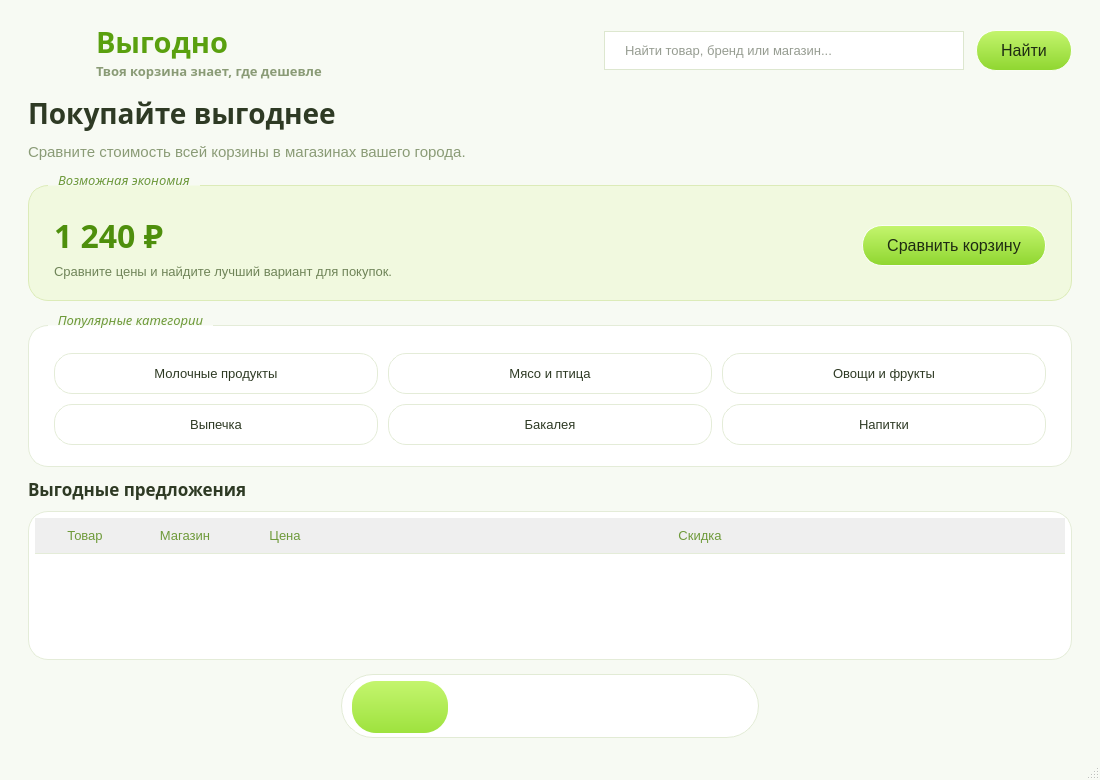
<?xml version="1.0" encoding="UTF-8"?>
<ui version="4.0">
 <class>PriceCompareWindow</class>
 <widget class="QMainWindow" name="PriceCompareWindow">
  <property name="geometry">
   <rect>
    <x>0</x>
    <y>0</y>
    <width>1100</width>
    <height>780</height>
   </rect>
  </property>
  <property name="font">
   <font>
    <family>Nunito,Varela Round,Segoe UI,Corbel,Helvetica Neue,Noto Sans,sans-serif</family>
   </font>
  </property>
  <property name="windowTitle">
   <string>Выгодно — сравнение цен</string>
  </property>
  <property name="windowIcon">
   <iconset>
    <normaloff>icons/logo.png</normaloff>icons/logo.png</iconset>
  </property>
  <property name="styleSheet">
   <string notr="true">
* { font-family: &quot;Nunito&quot;, &quot;Varela Round&quot;, &quot;Segoe UI&quot;, &quot;Corbel&quot;, &quot;Helvetica Neue&quot;, &quot;Noto Sans&quot;, sans-serif; color: #2E3A24; }

QMainWindow, QWidget#centralwidget { background: #F7FAF3; }
QLabel { background: transparent; }

/* ---------- Шапка ---------- */
QLabel#brand      { font-size: 22pt; color: #5AA00F; }
QLabel#brandHint  { font-size: 10pt; color: #8A9B76; }

QLineEdit {
    background: #FFFFFF;
    border: 1px solid #DDE7CF;
    border-radius: 20px;
    padding: 10px 18px;
    font-size: 10pt;
    selection-background-color: #CDEE94;
    placeholder-text-color: #A3B38E;
}
QLineEdit:focus { border: 1px solid #8FD630; }

/* ---------- Салатовые кнопки ---------- */
QPushButton#btnSearch, QPushButton#homeCompareButton {
    background: qlineargradient(x1:0, y1:0, x2:0, y2:1, stop:0 #C4F56E, stop:1 #8FD630);
    border: 1px solid rgba(255, 255, 255, 230);
    border-radius: 20px;
    padding: 10px 24px;
    font-size: 12pt;
    color: #1E2B12;
}
QPushButton#btnSearch:hover, QPushButton#homeCompareButton:hover {
    background: qlineargradient(x1:0, y1:0, x2:0, y2:1, stop:0 #D3FA8C, stop:1 #A0E448);
}
QPushButton#btnSearch:pressed, QPushButton#homeCompareButton:pressed {
    background: #84C72A;
}

/* ---------- Карточки ---------- */
QGroupBox {
    background: #FFFFFF;
    border: 1px solid #E4ECD8;
    border-radius: 20px;
    margin-top: 14px;
    padding: 18px 16px 12px 16px;
    font-size: 10pt;
}
QGroupBox::title {
    subcontrol-origin: margin;
    subcontrol-position: top left;
    left: 20px;
    padding: 0 8px;
    color: #6E9A3A;
}
QGroupBox#savingCard { background: #F1F9DF; border: 1px solid #DCEBB8; }
QLabel#homeTitle    { font-size: 21pt; }
QLabel#homeSubtitle { font-size: 11pt; color: #8A9B76; }
QLabel#savingValue  { font-size: 24pt; color: #4E8F0C; }
QLabel#savingHint   { font-size: 10pt; color: #6F8458; }
QLabel#offersTitle  { font-size: 13pt; }

/* ---------- Категории ---------- */
QPushButton#catDairy, QPushButton#catMeat, QPushButton#catFruit,
QPushButton#catBakery, QPushButton#catGrocery, QPushButton#catDrinks {
    background: #FFFFFF;
    border: 1px solid #E4ECD8;
    border-radius: 18px;
    padding: 12px 10px;
    font-size: 10pt;
}
QPushButton#catDairy:hover, QPushButton#catMeat:hover, QPushButton#catFruit:hover,
QPushButton#catBakery:hover, QPushButton#catGrocery:hover, QPushButton#catDrinks:hover {
    background: #F1F9DF;
    border: 1px solid #B9E060;
}

/* ---------- Таблица ---------- */
QTableWidget {
    background: #FFFFFF;
    border: 1px solid #E4ECD8;
    border-radius: 20px;
    gridline-color: transparent;
    font-size: 10pt;
    padding: 6px;
}
QTableWidget::item { padding: 6px 10px; border-bottom: 1px solid #EEF3E6; }
QTableWidget::item:selected { background: #E6F6C3; color: #2E3A24; }
QHeaderView::section {
    background: transparent;
    border: none;
    border-bottom: 1px solid #E4ECD8;
    padding: 8px 10px;
    color: #6E9A3A;
    font-size: 10pt;
}

/* ---------- Нижняя навигация ---------- */
QToolTip { background: #F4FCE6; color: #1E2B12; border: 1px solid #A5E04A; border-radius: 8px; padding: 4px 8px; }

/* ---------- Плавающая стеклянная навигация (как в Telegram) ---------- */
QFrame#navBar {
    background: #FFFFFF;
    border: 1px solid #E2EBD5;
    border-radius: 32px;
}
QPushButton#btnHome, QPushButton#btnCatalog, QPushButton#btnCart, QPushButton#btnMap {
    background: transparent;
    border: none;
    border-radius: 24px;
    padding: 8px 26px;
    min-width: 44px;
    min-height: 36px;
}
QPushButton#btnHome:hover, QPushButton#btnCatalog:hover,
QPushButton#btnCart:hover, QPushButton#btnMap:hover {
    background: rgba(190, 242, 106, 110);
}
QPushButton#btnHome:checked, QPushButton#btnCatalog:checked,
QPushButton#btnCart:checked, QPushButton#btnMap:checked {
    background: qlineargradient(x1:0, y1:0, x2:0, y2:1, stop:0 #C4F56E, stop:1 #9EE23E);
    color: #1E2B12;
}
   </string>
  </property>
  <widget class="QWidget" name="centralwidget">
   <layout class="QVBoxLayout" name="mainLayout">
    <property name="spacing">
     <number>14</number>
    </property>
    <property name="leftMargin">
     <number>28</number>
    </property>
    <property name="topMargin">
     <number>22</number>
    </property>
    <property name="rightMargin">
     <number>28</number>
    </property>
    <property name="bottomMargin">
     <number>20</number>
    </property>
    <item>
     <layout class="QHBoxLayout" name="topBar">
      <property name="spacing">
       <number>12</number>
      </property>
      <item>
       <widget class="QLabel" name="logo">
        <property name="minimumSize">
         <size>
          <width>56</width>
          <height>56</height>
         </size>
        </property>
        <property name="maximumSize">
         <size>
          <width>56</width>
          <height>56</height>
         </size>
        </property>
        <property name="pixmap">
         <pixmap>icons/logo.png</pixmap>
        </property>
        <property name="scaledContents">
         <bool>true</bool>
        </property>
       </widget>
      </item>
      <item>
       <layout class="QVBoxLayout" name="brandLayout">
        <property name="spacing">
         <number>0</number>
        </property>
        <item>
         <widget class="QLabel" name="brand">
          <property name="font">
           <font>
            <family>Nunito,Varela Round,Segoe UI,Corbel,Helvetica Neue,Noto Sans,sans-serif</family>
            <pointsize>22</pointsize>
            <weight>75</weight>
            <bold>true</bold>
           </font>
          </property>
          <property name="text">
           <string>Выгодно</string>
          </property>
         </widget>
        </item>
        <item>
         <widget class="QLabel" name="brandHint">
          <property name="font">
           <font>
            <family>Nunito,Varela Round,Segoe UI,Corbel,Helvetica Neue,Noto Sans,sans-serif</family>
            <pointsize>10</pointsize>
            <weight>75</weight>
            <bold>true</bold>
           </font>
          </property>
          <property name="text">
           <string>Твоя корзина знает, где дешевле</string>
          </property>
         </widget>
        </item>
       </layout>
      </item>
      <item>
       <spacer name="topSpacer">
        <property name="orientation">
         <enum>Qt::Horizontal</enum>
        </property>
        <property name="sizeHint" stdset="0">
         <size>
          <width>40</width>
          <height>20</height>
         </size>
        </property>
       </spacer>
      </item>
      <item>
       <widget class="QLineEdit" name="globalSearch">
        <property name="minimumSize">
         <size>
          <width>360</width>
          <height>0</height>
         </size>
        </property>
        <property name="placeholderText">
         <string>Найти товар, бренд или магазин...</string>
        </property>
       </widget>
      </item>
      <item>
       <widget class="QPushButton" name="btnSearch">
        <property name="text">
         <string>Найти</string>
        </property>
       </widget>
      </item>
     </layout>
    </item>
    <item>
     <layout class="QVBoxLayout" name="homeLayout">
      <property name="spacing">
       <number>10</number>
      </property>
      <property name="leftMargin">
       <number>0</number>
      </property>
      <property name="topMargin">
       <number>0</number>
      </property>
      <property name="rightMargin">
       <number>0</number>
      </property>
      <property name="bottomMargin">
       <number>0</number>
      </property>
      <item>
       <widget class="QLabel" name="homeTitle">
        <property name="font">
         <font>
          <family>Nunito,Varela Round,Segoe UI,Corbel,Helvetica Neue,Noto Sans,sans-serif</family>
          <pointsize>21</pointsize>
          <weight>75</weight>
          <bold>true</bold>
         </font>
        </property>
        <property name="text">
         <string>Покупайте выгоднее</string>
        </property>
       </widget>
      </item>
      <item>
       <widget class="QLabel" name="homeSubtitle">
        <property name="text">
         <string>Сравните стоимость всей корзины в магазинах вашего города.</string>
        </property>
       </widget>
      </item>
      <item>
       <widget class="QGroupBox" name="savingCard">
        <property name="font">
         <font>
          <family>Nunito,Varela Round,Segoe UI,Corbel,Helvetica Neue,Noto Sans,sans-serif</family>
          <pointsize>10</pointsize>
          <italic>true</italic>
         </font>
        </property>
        <property name="title">
         <string>Возможная экономия</string>
        </property>
        <layout class="QHBoxLayout" name="savingLayout">
         <item>
          <layout class="QVBoxLayout" name="savingTextLayout">
           <item>
            <widget class="QLabel" name="savingValue">
             <property name="font">
              <font>
               <family>Nunito,Varela Round,Segoe UI,Corbel,Helvetica Neue,Noto Sans,sans-serif</family>
               <pointsize>24</pointsize>
               <weight>75</weight>
               <bold>true</bold>
              </font>
             </property>
             <property name="text">
              <string>1 240 ₽</string>
             </property>
            </widget>
           </item>
           <item>
            <widget class="QLabel" name="savingHint">
             <property name="text">
              <string>Сравните цены и найдите лучший вариант для покупок.</string>
             </property>
            </widget>
           </item>
          </layout>
         </item>
         <item>
          <spacer name="savingSpacer">
           <property name="orientation">
            <enum>Qt::Horizontal</enum>
           </property>
           <property name="sizeHint" stdset="0">
            <size>
             <width>40</width>
             <height>20</height>
            </size>
           </property>
          </spacer>
         </item>
         <item>
          <widget class="QPushButton" name="homeCompareButton">
           <property name="text">
            <string>Сравнить корзину</string>
           </property>
          </widget>
         </item>
        </layout>
       </widget>
      </item>
      <item>
       <widget class="QGroupBox" name="categoriesBox">
        <property name="font">
         <font>
          <family>Nunito,Varela Round,Segoe UI,Corbel,Helvetica Neue,Noto Sans,sans-serif</family>
          <pointsize>10</pointsize>
          <italic>true</italic>
         </font>
        </property>
        <property name="title">
         <string>Популярные категории</string>
        </property>
        <layout class="QGridLayout" name="categoriesGrid">
         <property name="spacing">
          <number>10</number>
         </property>
         <item row="0" column="0">
          <widget class="QPushButton" name="catDairy">
           <property name="text">
            <string>Молочные продукты</string>
           </property>
          </widget>
         </item>
         <item row="0" column="1">
          <widget class="QPushButton" name="catMeat">
           <property name="text">
            <string>Мясо и птица</string>
           </property>
          </widget>
         </item>
         <item row="0" column="2">
          <widget class="QPushButton" name="catFruit">
           <property name="text">
            <string>Овощи и фрукты</string>
           </property>
          </widget>
         </item>
         <item row="1" column="0">
          <widget class="QPushButton" name="catBakery">
           <property name="text">
            <string>Выпечка</string>
           </property>
          </widget>
         </item>
         <item row="1" column="1">
          <widget class="QPushButton" name="catGrocery">
           <property name="text">
            <string>Бакалея</string>
           </property>
          </widget>
         </item>
         <item row="1" column="2">
          <widget class="QPushButton" name="catDrinks">
           <property name="text">
            <string>Напитки</string>
           </property>
          </widget>
         </item>
        </layout>
       </widget>
      </item>
      <item>
       <widget class="QLabel" name="offersTitle">
        <property name="font">
         <font>
          <family>Nunito,Varela Round,Segoe UI,Corbel,Helvetica Neue,Noto Sans,sans-serif</family>
          <pointsize>13</pointsize>
          <weight>75</weight>
          <bold>true</bold>
         </font>
        </property>
        <property name="text">
         <string>Выгодные предложения</string>
        </property>
       </widget>
      </item>
      <item>
       <widget class="QTableWidget" name="homeOffers">
        <property name="minimumSize">
         <size>
          <width>0</width>
          <height>110</height>
         </size>
        </property>
        <property name="editTriggers">
         <set>QAbstractItemView::NoEditTriggers</set>
        </property>
        <property name="showGrid">
         <bool>false</bool>
        </property>
        <attribute name="horizontalHeaderStretchLastSection">
         <bool>true</bool>
        </attribute>
        <attribute name="verticalHeaderVisible">
         <bool>false</bool>
        </attribute>
        <column>
         <property name="text">
          <string>Товар</string>
         </property>
        </column>
        <column>
         <property name="text">
          <string>Магазин</string>
         </property>
        </column>
        <column>
         <property name="text">
          <string>Цена</string>
         </property>
        </column>
        <column>
         <property name="text">
          <string>Скидка</string>
         </property>
        </column>
       </widget>
      </item>
     </layout>
    </item>
    <item>
     <layout class="QHBoxLayout" name="navRow">
      <item>
       <spacer name="navSpacerLeft">
        <property name="orientation">
         <enum>Qt::Horizontal</enum>
        </property>
        <property name="sizeHint" stdset="0">
         <size>
          <width>40</width>
          <height>20</height>
         </size>
        </property>
       </spacer>
      </item>
      <item>
       <widget class="QFrame" name="navBar">
        <property name="minimumSize">
         <size>
          <width>0</width>
          <height>64</height>
         </size>
        </property>
        <property name="maximumSize">
         <size>
          <width>16777215</width>
          <height>64</height>
         </size>
        </property>
        <layout class="QHBoxLayout" name="navLayout">
         <property name="spacing">
          <number>4</number>
         </property>
         <property name="leftMargin">
          <number>10</number>
         </property>
         <property name="topMargin">
          <number>6</number>
         </property>
         <property name="rightMargin">
          <number>10</number>
         </property>
         <property name="bottomMargin">
          <number>6</number>
         </property>
         <item>
          <widget class="QPushButton" name="btnHome">
           <property name="toolTip">
            <string>Главная</string>
           </property>
           <property name="accessibleName">
            <string>Главная</string>
           </property>
           <property name="icon">
            <iconset>
             <normaloff>icons/home.png</normaloff>
             <normalon>icons/home_active.png</normalon>icons/home.png</iconset>
           </property>
           <property name="iconSize">
            <size>
             <width>28</width>
             <height>28</height>
            </size>
           </property>
           <property name="checkable">
            <bool>true</bool>
           </property>
           <property name="checked">
            <bool>true</bool>
           </property>
           <property name="autoExclusive">
            <bool>true</bool>
           </property>
          </widget>
         </item>
         <item>
          <widget class="QPushButton" name="btnCatalog">
           <property name="toolTip">
            <string>Каталог</string>
           </property>
           <property name="accessibleName">
            <string>Каталог</string>
           </property>
           <property name="icon">
            <iconset>
             <normaloff>icons/catalog.png</normaloff>
             <normalon>icons/catalog_active.png</normalon>icons/catalog.png</iconset>
           </property>
           <property name="iconSize">
            <size>
             <width>28</width>
             <height>28</height>
            </size>
           </property>
           <property name="checkable">
            <bool>true</bool>
           </property>
           <property name="autoExclusive">
            <bool>true</bool>
           </property>
          </widget>
         </item>
         <item>
          <widget class="QPushButton" name="btnCart">
           <property name="toolTip">
            <string>Корзина</string>
           </property>
           <property name="accessibleName">
            <string>Корзина</string>
           </property>
           <property name="icon">
            <iconset>
             <normaloff>icons/cart.png</normaloff>
             <normalon>icons/cart_active.png</normalon>icons/cart.png</iconset>
           </property>
           <property name="iconSize">
            <size>
             <width>28</width>
             <height>28</height>
            </size>
           </property>
           <property name="checkable">
            <bool>true</bool>
           </property>
           <property name="autoExclusive">
            <bool>true</bool>
           </property>
          </widget>
         </item>
         <item>
          <widget class="QPushButton" name="btnMap">
           <property name="toolTip">
            <string>Карта магазинов</string>
           </property>
           <property name="accessibleName">
            <string>Карта магазинов</string>
           </property>
           <property name="icon">
            <iconset>
             <normaloff>icons/shops.png</normaloff>
             <normalon>icons/shops_active.png</normalon>icons/shops.png</iconset>
           </property>
           <property name="iconSize">
            <size>
             <width>28</width>
             <height>28</height>
            </size>
           </property>
           <property name="checkable">
            <bool>true</bool>
           </property>
           <property name="autoExclusive">
            <bool>true</bool>
           </property>
          </widget>
         </item>
        </layout>
       </widget>
      </item>
      <item>
       <spacer name="navSpacerRight">
        <property name="orientation">
         <enum>Qt::Horizontal</enum>
        </property>
        <property name="sizeHint" stdset="0">
         <size>
          <width>40</width>
          <height>20</height>
         </size>
        </property>
       </spacer>
      </item>
     </layout>
    </item>
   </layout>
  </widget>
  <widget class="QStatusBar" name="statusbar"/>
 </widget>
 <resources/>
 <connections/>
</ui>
